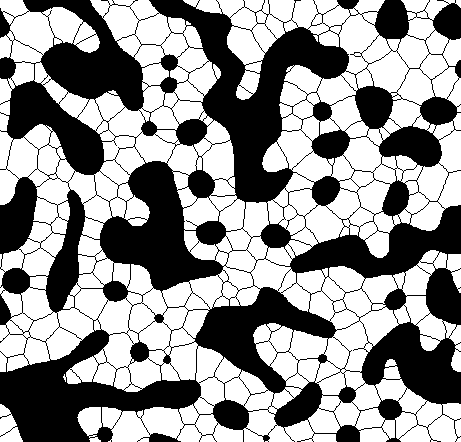
%> input picture elle/elle/FS_Codes/MATLAB_scripts/images2avi/input_images/pureshear006_step001_plotting.png, 461 x 442 px; its folder holds only this picture in this run
$ octave images2avi.m   (GNU Octave 9; MATLAB toolbox functions it lacks are replaced by stand-ins)
%> lines starting %> are read from the running program, lines starting %| are printed output that depends on the picture; in (x1, y1, x2, y2) boxes, pixels count from 0 and x2, y2 are one past the last pixel; in counts of white or black regions, pixels touching at a corner belong together; the program's own positions count from 1
clear;
close all
clc;
%% Create a AVI movie from a set of images:

%% USER INPUT %%%%%%%%%%%%%%%%%%%%%%%%%%%%%%%%%%%%%%%%%%%%%%%%%%%%%%%%%%%

% Complete path to where the images are stored (WITH "/" at the end):
inpath = 'input_images/';
outpath = 'movies/';
% Format of image, type 'png','jpg' etc.:
img_format = 'png';
% Type the name of the desired name for your movie, without ".avi". If you
% do not additionally type a path before, the movie will be stored in the
% directory where this script is stored as well.
movie_name = [outpath 'firn_enjoys_DRX'];
% Type how many frames per second you wish for your movie, remember: Every
% image will be one frame, so each image will be displayed for 1/fps
% seconds in your movie and the total length of the movie in seconds will
% be number of images/fps
fps = 10;

% If not all frames have the same size the frames are placed in the middle
% of a square box, i.e. the video will have a background: Choose the color
% for this background here as RGB value:
bgcolor = [255,255,255];

% Change frame size?? For yes set to 1, for no set to 0
% Necessary to use if frames are not of an equal size, if not you can
% leave this at 0
change_frame_size = 1; % usually leave at 1, if not knowing what you do

% Use uncompressed AVI (0,1)? If yes, the quality is predefined and highest:
uncompr_avi = 0;

% Write INFO-txt file at the end (0,1)?
write_info = 0;

%%%%%%%%%%%%%%%%%%%%%%%%%%%%%%%%%%%%%%%%%%%%%%%%%%%%%%%%%%%%%%%%%%%%%%%%%%

%% 1. Prepare data:
disp('Please wait, preparing the movie ...');
data    = dir(fullfile([inpath '*.' img_format]));
frames  = size(data,1);

% Pre-allocate structure array for frames:

% mov(1:frames) = struct('cdata', [],'colormap',[]);

%% 2. Find largest frame:
%
% Explanation: Frames must not all have the same size (cf. pure shear
% models), therefore the code is searching for the largest frame size (eith
% in height or width) and uses this for the square box in the video. All
% frames are then put in the middle of this box
if (change_frame_size==1)
    boxsize = 0; % pre-allocate frame array
    for j=1:frames
        boxsize_temp = max(size(uint8(imread([inpath data(j).name]))));
%> boxsize_temp = 461
        if boxsize_temp > boxsize
            boxsize = boxsize_temp;
%> boxsize = 461
        end
    end
end

%
%% 2. Read every image and store in movie file:
if (uncompr_avi==1)
    writerObj = VideoWriter([movie_name '.avi'],'Uncompressed AVI');
else
    writerObj = VideoWriter(movie_name);
    writerObj.Quality = 100;
end
writerObj.FrameRate = fps;
open(writerObj);
if (change_frame_size==1)
    IMG = uint8(ones(boxsize,boxsize,3)); % Set box initially for pure shear videos
%> IMG: size 461x461x3 uint8; every value is 1
end

for i=1:frames

    if (change_frame_size==1)
        % Fill the box again with background color pixels:
        IMG(:,:,1) = bgcolor(1);
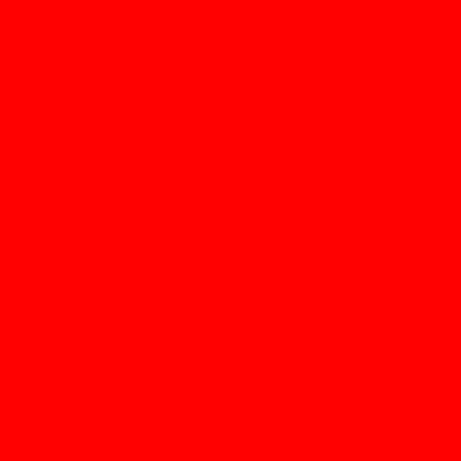
%> IMG: size 461x461x3 uint8; mean R, G, B 255, 1, 1
        IMG(:,:,2) = bgcolor(2);
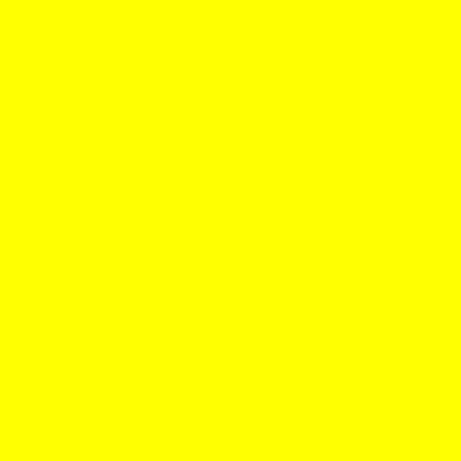
%> IMG: size 461x461x3 uint8; mean R, G, B 255, 255, 1
        IMG(:,:,3) = bgcolor(3);
%> IMG: size 461x461x3 uint8; every value is 255

        % Put the current frame in the middle of the box:
        [rows,cols,slices] = size(uint8(imread([inpath data(i).name])));
%> rows = 442; cols = 461; slices = 3


        % Find where to input the frame's matrix in IMG:
        rowstart = floor((boxsize-rows)/2)+1;
%> rowstart = 10
        rowend   = rowstart+rows-1;
%> rowend = 451
        colstart = floor((boxsize-cols)/2)+1;
%> colstart = 1
        colend   = colstart+cols-1;
%> colend = 461

        % Detect if the image is actually greyscale (which would mean
        % slices==1) choose correct way to read either rgb or greyscale image
        if slices==1
%             disp('now');
            % Input greyscale frame's matrix in IMG at the correct position
            IMG_help =  uint8(imread([inpath data(i).name]));
            IMG(rowstart:rowend,colstart:colend,1) = IMG_help;
            IMG(rowstart:rowend,colstart:colend,2) = IMG_help;
            IMG(rowstart:rowend,colstart:colend,3) = IMG_help;
        else
            % Input RGB frame's matrix in IMG at the correct position
            IMG(rowstart:rowend,colstart:colend,:) = ...
                uint8(imread([inpath data(i).name]));
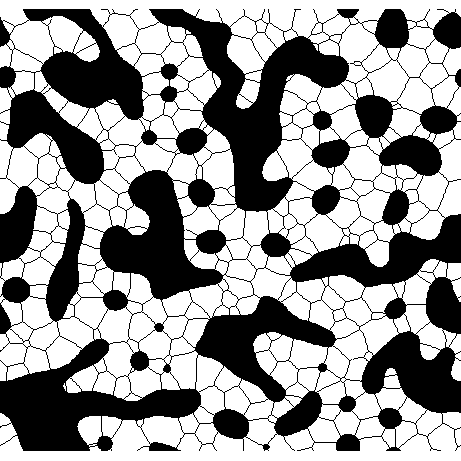
%> IMG: size 461x461x3 uint8; 59.9% white; 1 black region, box (x1, y1, x2, y2) and area: (0, 9, 461, 451) 85189
        end
    else
        % Just load the image
        IMG = uint8(imread([inpath data(i).name]));
    end
    % Possibility to resize if user wants that:
%     IMG=imresize(IMG,[size(IMG,1)*2,size(IMG,2)*2]);

    frame = im2frame(IMG);
    writeVideo(writerObj,frame);
%     mov(i)=im2frame(IMG);
end
close(writerObj);

%% 3. Store .avi file:
% movie2avi(mov,movie_name,'fps',fps)

%% 4. Write info-file:
if (write_info==1)
    if (uncompr_avi==1)
        dlmwrite([movie_name 'INFO.txt'],['Created with ' num2str(fps) ...
            ' frames per second and uncompressed AVI using VideoWriter'],'delimiter','');
    else
        dlmwrite([movie_name 'INFO.txt'],['Created with ' num2str(fps) ...
            ' frames per second and quality=100 using VideoWriter'],'delimiter','');
    end
end

disp('... Finished');

$ run again, on elle/elle/FS_Codes/MATLAB_scripts/images2avi/input_images/pureshear006_step007_plotting.png
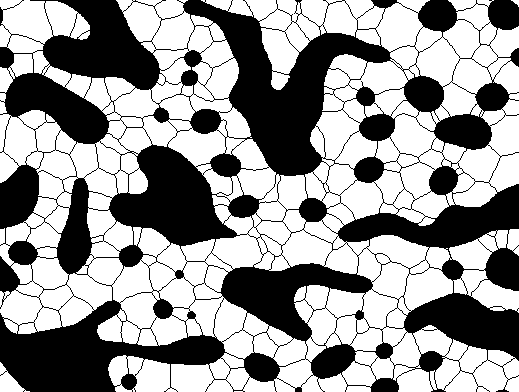
%> input picture elle/elle/FS_Codes/MATLAB_scripts/images2avi/input_images/pureshear006_step007_plotting.png, 519 x 392 px
%> boxsize_temp = 519
%> rows = 392; cols = 519; slices = 3
%> rowstart = 64
%> rowend = 455
%> colstart = 1
%> colend = 519
%> `IMG(rowstart:rowend,colstart:colend,:) = uint8(imread([inpath data(i)...`:
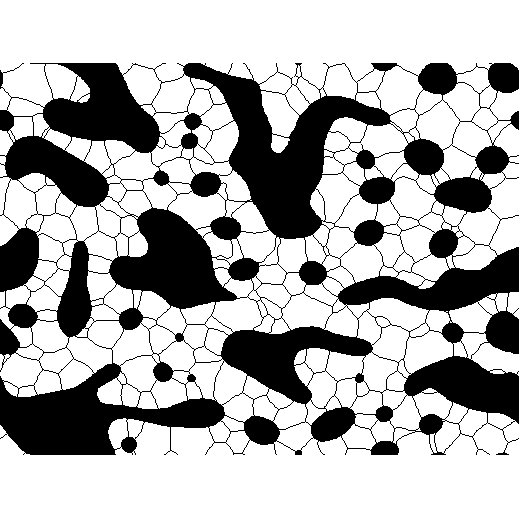
%> IMG: size 519x519x3 uint8; 69.5% white; 1 black region, box (x1, y1, x2, y2) and area: (0, 63, 519, 455) 82124
